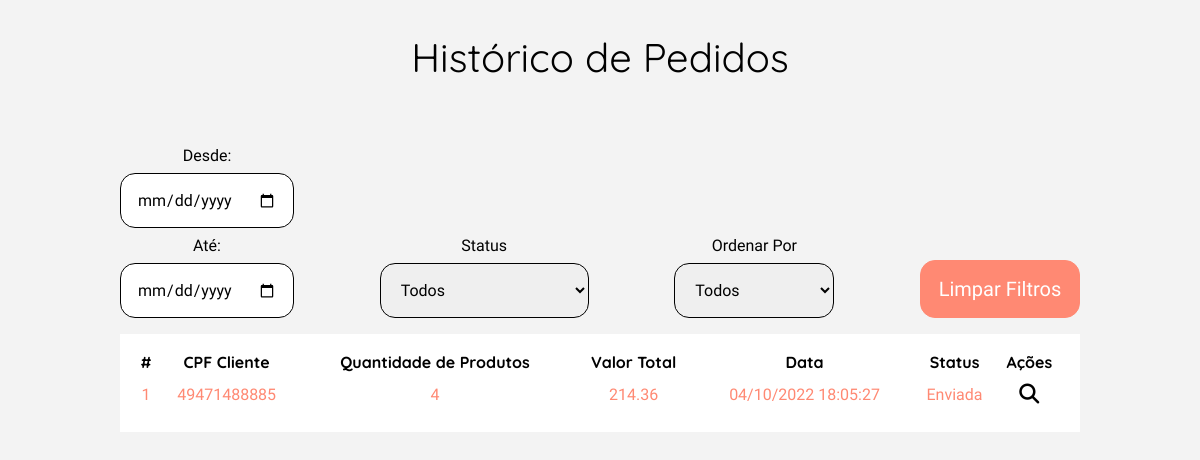
The app's page /view/listPedidos.php with its own data.
### tables this page shows
CREATE TABLE IF NOT EXISTS `adm_venda` (
  `id_venda` INT NOT NULL AUTO_INCREMENT,
  `id_cliente` INT NOT NULL,
  `id_pagamento` INT NOT NULL,
  `valor_desconto_total` DOUBLE NOT NULL,
  `data_venda` DATETIME NOT NULL DEFAULT CURRENT_TIMESTAMP COMMENT 'data e hora do registro',
  `valor_venda_total` DOUBLE NOT NULL,
  `quant_produto_total` INT NOT NULL,
  `id_status` INT NOT NULL,
  `id_carrinho` INT NOT NULL,
  PRIMARY KEY (`id_venda`),
  CONSTRAINT `fk_id_pagamento`
    FOREIGN KEY (`id_pagamento`)
    REFERENCES `user_forma_pagamento` (`id_pagamento`)
    ON UPDATE CASCADE,
  CONSTRAINT `fk1_id_cliente`
    FOREIGN KEY (`id_cliente`)
    REFERENCES `user_cliente` (`id_cliente`)
    ON UPDATE CASCADE,
  CONSTRAINT `fk_adm_venda_venda_status1`
    FOREIGN KEY (`id_status`)
    REFERENCES `venda_status` (`id_status`)
    ON DELETE NO ACTION
    ON UPDATE CASCADE,
  CONSTRAINT `fk_adm_venda_user_carrinho1`
    FOREIGN KEY (`id_carrinho`)
    REFERENCES `user_carrinho` (`id_carrinho`)
    ON DELETE NO ACTION
    ON UPDATE RESTRICT);

CREATE TABLE IF NOT EXISTS `user_cliente` (
  `id_cliente` INT NOT NULL AUTO_INCREMENT,
  `nome_cliente` VARCHAR(300) NOT NULL COMMENT 'nome do cliente',
  `email_cliente` VARCHAR(300) NOT NULL COMMENT 'email do cliente',
  `cpf_cliente` VARCHAR(18) NOT NULL COMMENT 'cpf do cliente',
  `telefone_cliente` VARCHAR(18) NOT NULL COMMENT 'telefone do cliente',
  `genero_cliente` INT(1) NOT NULL COMMENT '1 - feminino; 0 - masculino; 2 - não informar',
  `senha_cliente` VARCHAR(256) NOT NULL COMMENT 'senha em sha256',
  `data_nasc_cliente` DATE NOT NULL COMMENT 'data de nascimente',
  `data_reg_cliente` DATETIME NOT NULL DEFAULT CURRENT_TIMESTAMP COMMENT 'data e hora do registro',
  `status` INT(1) NOT NULL COMMENT '1 - ativo; 0 - inativo',
  PRIMARY KEY (`id_cliente`)
);

CREATE TABLE IF NOT EXISTS `venda_status` (
  `id_status` INT NOT NULL AUTO_INCREMENT,
  `status_venda` VARCHAR(60) NOT NULL,
  `data_reg_status` DATETIME NOT NULL DEFAULT CURRENT_TIMESTAMP,
  PRIMARY KEY (`id_status`));

### model/conexao.class.php (called while the page is built, shortened)
<?php
class Conexao{
    public function __construct(){
        try{
            $this->pdo = new PDO("mysql:dbname=2ucase_bd3;host=localhost","root","");
        }catch(PDOException $e){
            echo "Erro com banco de dados: " . $e->getMessage() . "<br>";
            exit();
        }catch(Exception $e){
            echo "Erro generico: " . $e->getMessage() . "<br>";
            exit();
        }
    }
}
?>

### model/Manager.class.php (called while the page is built, shortened)
<?php
require_once 'Conexao.class.php';
class Manager extends Conexao {
	public function listClient($table, $columnName) {
        $cmd = $this->pdo->query("SELECT * FROM {$table} ORDER by {$columnName} DESC");
        $res = $cmd->fetchAll(PDO::FETCH_ASSOC);
        return $res;
	}
    public function getInfo($table, $columnName, $id) {
		$sql = "SELECT * FROM $table WHERE {$columnName} = :id";
		$statement = $this->pdo->prepare($sql);
		$statement->bindValue(":id", $id);
		$statement->execute();
		return $statement->fetchAll();
	}
}

### view/listPedidos.php (the view, shortened to what this page needs)
<?php
require_once "../model/Manager.class.php";
$manager = new Manager();
$resultPedidos = $manager->listClient('adm_venda', 'id_venda');
?>
<!DOCTYPE html>
<html lang="pt-br">
<head>
    <?php require_once "../config/config.php"; ?>
    <link rel="stylesheet" href="../assets/css/pedidos.css">
</head>
<body id="body-margin">
    <main class="container-produto">
        <h1>Histórico de Pedidos</h1>
        <section class="container-tabela-filter">
            <section class="container-filters">
                <div class="box-data box-filter">
                    <label for="input-data">Desde:</label>
                    <input type="date" name="input-data" id="input-data-start">
                    <label for="input-data">Até:</label>
                    <input type="date" name="input-data" id="input-data-end">
                </div>
                <?php
                $resultPedidoStatusCategoria = $manager->listClient('venda_status', 'id_status');
                ?>
                <div class="box-status box-filter">
                    <label for="select-status">Status</label>
                    <select id="select-status" oninput="redirectStatus()" name="select-status">
                        <option>Todos</option>
                    </select>
                </div>
                <div class="box-ordem box-filter">
                    <label for="select-ordem">Ordenar Por</label>
                    <select id="select-ordem" oninput="redirectOrdem()" name="select-ordem">
                        <option>Todos</option>
                    </select>
                </div>
                <div class="container-clean-filters box-filter">
                    <button id="btn-clean-filters" onclick="cleanFilters()">
                        Limpar Filtros
                    </button>
                </div>
            </section>
            <section class="container-tabela">
                <table class="table-clientes">
                    <tr>
                        <th>#</th>
                        <th>CPF Cliente</th>
                        <th>Quantidade de Produtos</th>
                        <th>Valor Total</th>
                        <th>Data</th>
                        <th>Status</th>
                        <th>Ações</th>
                    </tr>
                    <?php
                    if (count($resultPedidos) > 0) :
                        for ($i = 0; $i < count($resultPedidos); $i++) :
                            $resultCliente = $manager->getInfo('user_cliente', 'id_cliente', $resultPedidos[$i]['id_cliente']);
                            $resultPedidoStatus = $manager->getInfo('venda_status', 'id_status', $resultPedidos[$i]['id_status']);
                            if (count($resultCliente) > 0) :
                                for ($j = 0; $j < count($resultCliente); $j++) :
                                    if (count($resultPedidoStatus) > 0) :
                                        for ($k = 0; $k < count($resultPedidoStatus); $k++) :
                                            $timestampVenda = strtotime($resultPedidos[$i]['data_venda']);
                                            $newDateVenda = date("d/m/Y H:i:s", $timestampVenda);
                    ?>
                                            <tr>
                                                <td><?= $resultPedidos[$i]['id_venda'] ?></td>
                                                <td><?= $resultCliente[$j]['cpf_cliente'] ?></td>
                                                <td><?= $resultPedidos[$i]['quant_produto_total'] ?></td>
                                                <td><?= $resultPedidos[$i]['valor_venda_total'] ?></td>
                                                <td><?= $newDateVenda ?></td>
                                                <td><?= $resultPedidoStatus[$k]['status_venda'] ?></td>
                                                <td id="btn-actions">
                                                    <button id="search-client" onclick="window.location.href='./DetailsPedidos.php?id=<?= $resultPedidos[$i]['id_venda'] ?>'">
                                                        <i class="fa-solid fa-magnifying-glass"></i>
                                                    </button>
                                                </td>
                                            </tr>
                    <?php
                                        endfor;
                                    endif;
                                endfor;
                            endif;
                        endfor;
                    endif;
                    ?>
                </table>
            </section>
        </section>
    </main>
</body>
</html>

### assets/css/pedidos.css (style rules this page uses)
.container-produto { display: flex; flex-direction: column; align-items: center; justify-content: center; gap: 4rem; margin-top: 2rem; }
.container-tabela-filter { display: flex; flex-direction: column; align-items: center; width: 60rem; }
.container-filters { display: flex; justify-content: space-between; width: 100%; align-items: flex-end; }
.box-filter { display: flex; flex-direction: column; gap: .5rem; align-items: center; }
.box-filter select, .box-filter input[type="month"] { padding: 1rem; border-radius: 15px; min-width: 10rem; border: 1px solid #000; }
.container-tabela { width: 100%; background-color: #ffff; margin-top: 1rem; }
.container-tabela .table-clientes { width: 100%; padding: 1rem; }
.table-clientes tr td { text-align: center; }
#btn-actions button { padding: .5rem; background-color: transparent; border: none; }
#btn-actions #search-client i { cursor: pointer; }

### records on screen
adm_venda: id_venda "1", id_cliente.cpf_cliente "49471488885", quant_produto_total "4", valor_venda_total "214.36", data_venda "04/10/2022 18:05:27", id_status.status_venda "Enviada"
